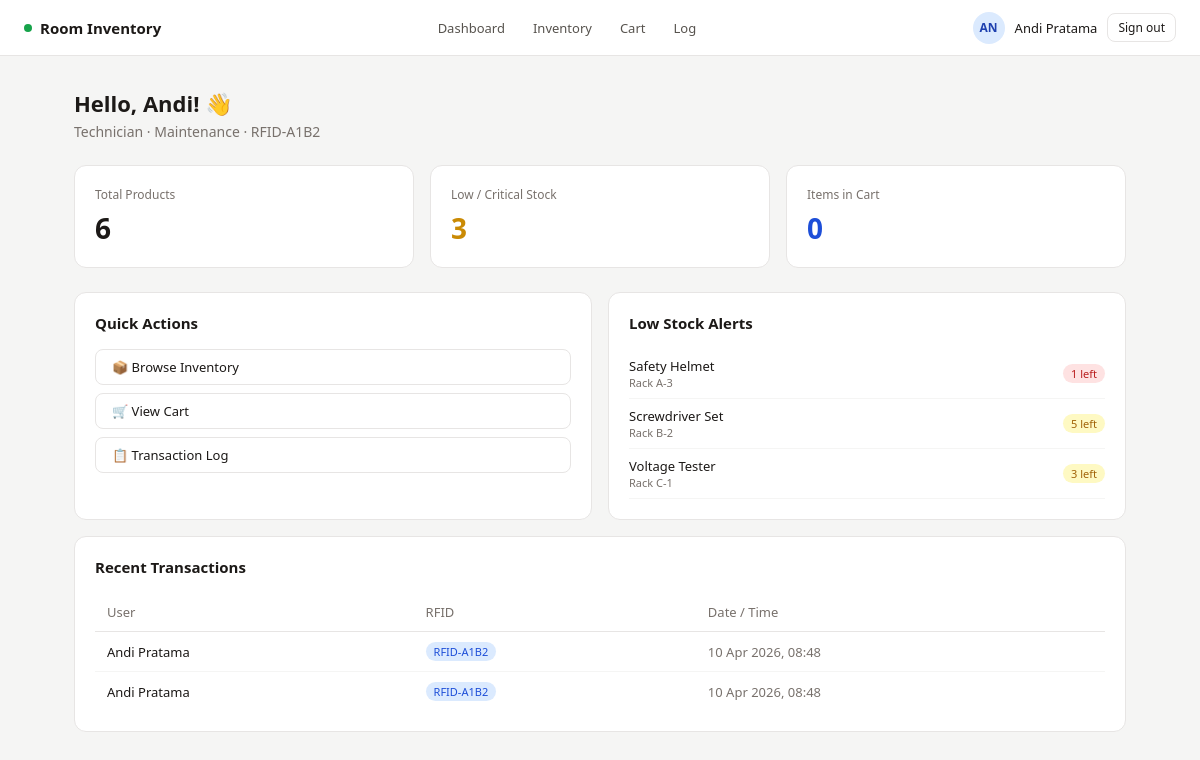
The page /dashboard/ (signed in) on the database its author committed.
### inventory/models.py (models this page shows, shortened)
class RFIDUser(models.Model):
    ROLE_CHOICES = [
        ('technician', 'Technician'),
        ('supervisor', 'Supervisor'),
        ('engineer', 'Engineer'),
        ('admin', 'Admin'),
    ]
    full_name = models.CharField(max_length=150)
    rfid_code = models.CharField(max_length=50, unique=True)  # e.g. "RFID-A1B2"
    role = models.CharField(max_length=20, choices=ROLE_CHOICES, default='technician')
    department = models.CharField(max_length=100)
    is_active = models.BooleanField(default=True)
    created_at = models.DateTimeField(auto_now_add=True)
    class Meta:
        verbose_name = "RFID User"
        ordering = ['full_name']

class Product(models.Model):
    name = models.CharField(max_length=200)
    category = models.ForeignKey(Category, on_delete=models.SET_NULL, null=True)
    description = models.TextField(blank=True)
    location = models.CharField(max_length=100, help_text="e.g. Rack A-1, Drawer B-3")
    stock = models.PositiveIntegerField(default=0)
    max_stock = models.PositiveIntegerField(default=100)
    reorder_threshold = models.PositiveIntegerField(
        default=10,
        help_text="Alert when stock falls below this number"
    )
    created_at = models.DateTimeField(auto_now_add=True)
    updated_at = models.DateTimeField(auto_now=True)
    @property
    def stock_percentage(self):
        if self.max_stock == 0:
            return 0
        return round((self.stock / self.max_stock) * 100)
    @property
    def stock_status(self):
        pct = self.stock_percentage
        if pct <= 15:
            return 'critical'
        elif pct <= 35:
            return 'low'
        return 'ok'
    class Meta:
        ordering = ['name']

class Transaction(models.Model):
    rfid_user = models.ForeignKey(
        RFIDUser, on_delete=models.SET_NULL, null=True, related_name='transactions'
    )
    checked_out_at = models.DateTimeField(default=timezone.now)
    notes = models.TextField(blank=True)
    class Meta:
        ordering = ['-checked_out_at']

### inventory/views.py (the view)
    def wrapper(request, *args, **kwargs):
        if not get_rfid_user(request):
            return redirect('rfid_login')
        return view_func(request, *args, **kwargs)

### inventory/views.py (called while the page is built)
def get_rfid_user(request):
    uid = request.session.get('rfid_user_id')
    if not uid:
        return None
    try:
        return RFIDUser.objects.get(pk=uid, is_active=True)
    except RFIDUser.DoesNotExist:
        return None

def rfid_required(view_func):
    def wrapper(request, *args, **kwargs):
        if not get_rfid_user(request):
            return redirect('rfid_login')
        return view_func(request, *args, **kwargs)
    return wrapper

def get_cart(request):
    return request.session.get('cart', {})   # {product_id: quantity}

@rfid_required
def dashboard(request):
    rfid_user = get_rfid_user(request)
    products = Product.objects.select_related('category').all()
    low_stock = [p for p in products if p.stock_status in ('low', 'critical')]
    cart = get_cart(request)
    cart_count = sum(cart.values())
    context = {
        'rfid_user': rfid_user,
        'total_products': products.count(),
        'low_stock_count': len(low_stock),
        'cart_count': cart_count,
        'low_stock_items': low_stock[:5],
        'recent_transactions': Transaction.objects.select_related('rfid_user').all()[:5],
    }
    return render(request, 'inventory/dashboard.html', context)

### inventory/templates/inventory/dashboard.html (shortened to what this page needs)
{% extends 'inventory/base.html' %}
{% block content %}
<div class="page-header">
  <h1>Hello, {{ rfid_user.full_name.split.0 }}! 👋</h1>
  <p>{{ rfid_user.role|title }} · {{ rfid_user.department }} · {{ rfid_user.rfid_code }}</p>
</div>
<div class="grid-3" style="margin-bottom: 1.5rem;">
  <div class="metric-card">
    <div class="metric-label">Total Products</div>
    <div class="metric-value">{{ total_products }}</div>
  </div>
  <div class="metric-card">
    <div class="metric-label">Low / Critical Stock</div>
    <div class="metric-value" style="color: #ca8a04;">{{ low_stock_count }}</div>
  </div>
  <div class="metric-card">
    <div class="metric-label">Items in Cart</div>
    <div class="metric-value" style="color: #1d4ed8;">{{ cart_count }}</div>
  </div>
</div>
<div class="grid-2">
  <div class="card">
    <h2 style="font-size: 15px; font-weight: 600; margin-bottom: 1rem;">Quick Actions</h2>
    <div style="display: flex; flex-direction: column; gap: 8px;">
      <a href="{% url 'inventory_list' %}" class="btn" style="justify-content: flex-start;">
        📦 Browse Inventory
      </a>
      <a href="{% url 'cart' %}" class="btn" style="justify-content: flex-start;">
        🛒 View Cart{% if cart_count %} ({{ cart_count }}){% endif %}
      </a>
      <a href="{% url 'transaction_log' %}" class="btn" style="justify-content: flex-start;">
        📋 Transaction Log
      </a>
    </div>
  </div>
  <div class="card">
    <h2 style="font-size: 15px; font-weight: 600; margin-bottom: 1rem;">
      Low Stock Alerts
    </h2>
    {% if low_stock_items %}
      {% for p in low_stock_items %}
      <div style="display: flex; justify-content: space-between; align-items: center; padding: 8px 0; border-bottom: 1px solid #f5f5f4;">
        <div>
          <div style="font-size: 13px; font-weight: 500;">{{ p.name }}</div>
          <div style="font-size: 11px; color: #78716c;">{{ p.location }}</div>
        </div>
        <span class="badge {% if p.stock_status == 'critical' %}badge-red{% else %}badge-yellow{% endif %}">
          {{ p.stock }} left
        </span>
      </div>
      {% endfor %}
    {% else %}
      <div class="empty-state" style="padding: 1.5rem;">All stock levels healthy ✓</div>
    {% endif %}
  </div>
</div>
<div class="card" style="margin-top: 1rem;">
  <h2 style="font-size: 15px; font-weight: 600; margin-bottom: 1rem;">Recent Transactions</h2>
  {% if recent_transactions %}
  <table class="table">
    <thead>
      <tr><th>User</th><th>RFID</th><th>Date / Time</th></tr>
    </thead>
    <tbody>
      {% for t in recent_transactions %}
      <tr>
        <td>{{ t.rfid_user.full_name }}</td>
        <td><span class="badge badge-blue">{{ t.rfid_user.rfid_code }}</span></td>
        <td style="color: #78716c;">{{ t.checked_out_at|date:"d M Y, H:i" }}</td>
      </tr>
      {% endfor %}
    </tbody>
  </table>
  {% else %}
    <div class="empty-state">No transactions yet.</div>
  {% endif %}
</div>
{% endblock %}

### inventory/templates/inventory/base.html (shortened to what this page needs)
<!DOCTYPE html>
<html lang="en">
<head>
</head>
<body>
{% if rfid_user %}
<nav class="navbar">
  <div class="nav-brand">
    <span class="nav-dot"></span>
    Room Inventory
  </div>
  <div class="nav-links">
    <a href="{% url 'dashboard' %}">Dashboard</a>
    <a href="{% url 'inventory_list' %}">Inventory</a>
    <a href="{% url 'cart' %}">Cart{% if cart_count %} ({{ cart_count }}){% endif %}</a>
    <a href="{% url 'transaction_log' %}">Log</a>
  </div>
  <div class="nav-user">
    <div class="avatar">{{ rfid_user.full_name|slice:":2"|upper }}</div>
    <span>{{ rfid_user.full_name }}</span>
    <a href="{% url 'rfid_logout' %}" class="btn btn-sm">Sign out</a>
  </div>
</nav>
{% endif %}
<div class="container">
  {% block content %}{% endblock %}
</div>
</body>
</html>

### inventory/templates/inventory/base.html (style rules this page uses)
*, *::before, *::after { box-sizing: border-box; margin: 0; padding: 0; }
body { font-family: system-ui, -apple-system, sans-serif; background: #f5f5f4; color: #1c1917; min-height: 100vh; }
a { color: inherit; text-decoration: none; }
.navbar { background: #fff; border-bottom: 1px solid #e7e5e4; padding: 0 1.5rem; height: 56px; display: flex; align-items: center; justify-content: space-between; position: sticky; top: 0; z-index: 100; }
.nav-brand { font-weight: 600; font-size: 15px; display: flex; align-items: center; gap: 8px; }
.nav-dot { width: 8px; height: 8px; border-radius: 50%; background: #16a34a; }
.nav-links { display: flex; align-items: center; gap: 4px; }
.nav-links a { padding: 6px 12px; border-radius: 6px; font-size: 13px; color: #57534e; transition: background 0.15s; }
.nav-user { display: flex; align-items: center; gap: 10px; font-size: 13px; }
.avatar { width: 32px; height: 32px; border-radius: 50%; background: #dbeafe; color: #1e40af; display: flex; align-items: center; justify-content: center; font-size: 12px; font-weight: 600; }
.badge { display: inline-block; padding: 2px 8px; border-radius: 999px; font-size: 11px; font-weight: 500; }
.badge-yellow { background: #fef9c3; color: #a16207; }
.badge-red { background: #fee2e2; color: #b91c1c; }
.badge-blue { background: #dbeafe; color: #1d4ed8; }
.container { max-width: 1100px; margin: 0 auto; padding: 2rem 1.5rem; }
.page-header { margin-bottom: 1.5rem; }
.page-header h1 { font-size: 22px; font-weight: 600; }
.page-header p { color: #78716c; font-size: 14px; margin-top: 4px; }
.card { background: #fff; border: 1px solid #e7e5e4; border-radius: 12px; padding: 1.25rem; }
.grid-3 { display: grid; grid-template-columns: repeat(3, 1fr); gap: 1rem; }
.grid-2 { display: grid; grid-template-columns: repeat(2, 1fr); gap: 1rem; }
.metric-card { background: #fff; border: 1px solid #e7e5e4; border-radius: 12px; padding: 1.25rem; }
.metric-label { font-size: 12px; color: #78716c; margin-bottom: 6px; }
.metric-value { font-size: 28px; font-weight: 600; }
.btn { display: inline-flex; align-items: center; gap: 6px; padding: 8px 16px; border-radius: 8px; font-size: 13px; font-weight: 500; border: 1px solid #e7e5e4; background: #fff; cursor: pointer; transition: background 0.15s; color: #1c1917; }
.btn-sm { padding: 5px 10px; font-size: 12px; }
.table { width: 100%; border-collapse: collapse; font-size: 13px; }
.table th { text-align: left; padding: 10px 12px; font-weight: 500; color: #78716c; border-bottom: 1px solid #e7e5e4; }
.table td { padding: 10px 12px; border-bottom: 1px solid #f5f5f4; }
.table tr:last-child td { border: none; }

### rows shown on the page
RFIDUser: full_name "AN", full_name "Andi Pratama", full_name.split.0 "Andi", role "Technician", department "Maintenance", rfid_code "RFID-A1B2"
Product: name "Safety Helmet", location "Rack A-3", stock "1"
Product: name "Screwdriver Set", location "Rack B-2", stock "5"
Product: name "Voltage Tester", location "Rack C-1", stock "3"
Transaction: rfid_user.full_name "Andi Pratama", rfid_user.rfid_code "RFID-A1B2", checked_out_at "10 Apr 2026, 08:48"
Transaction: rfid_user.full_name "Andi Pratama", rfid_user.rfid_code "RFID-A1B2", checked_out_at "10 Apr 2026, 08:48"

### other values the page prints
{{ total_products }} "6"
{{ low_stock_count }} "3"
{{ cart_count }} "0"
